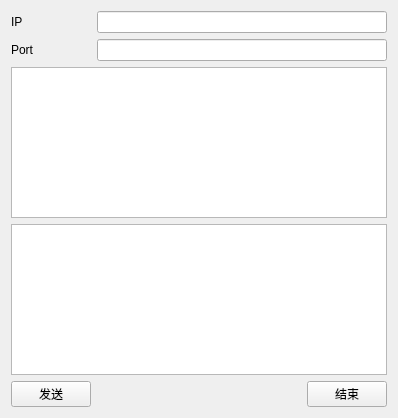
<?xml version="1.0" encoding="UTF-8"?>
<ui version="4.0">
 <class>Widget</class>
 <widget class="QWidget" name="Widget">
  <property name="geometry">
   <rect>
    <x>0</x>
    <y>0</y>
    <width>398</width>
    <height>418</height>
   </rect>
  </property>
  <property name="windowTitle">
   <string>Widget</string>
  </property>
  <layout class="QGridLayout" name="gridLayout">
   <item row="0" column="0">
    <widget class="QLabel" name="label">
     <property name="text">
      <string>IP</string>
     </property>
    </widget>
   </item>
   <item row="0" column="1" colspan="2">
    <widget class="QLineEdit" name="lineEditIp">
     <property name="text">
      <string/>
     </property>
    </widget>
   </item>
   <item row="1" column="0">
    <widget class="QLabel" name="label_2">
     <property name="text">
      <string>Port</string>
     </property>
    </widget>
   </item>
   <item row="2" column="0" colspan="3">
    <widget class="QTextEdit" name="textEditRead">
     <property name="readOnly">
      <bool>true</bool>
     </property>
    </widget>
   </item>
   <item row="3" column="0" colspan="3">
    <widget class="QTextEdit" name="textEditWrite"/>
   </item>
   <item row="4" column="0">
    <widget class="QPushButton" name="sendButton">
     <property name="text">
      <string>发送</string>
     </property>
    </widget>
   </item>
   <item row="4" column="1">
    <spacer name="horizontalSpacer">
     <property name="orientation">
      <enum>Qt::Horizontal</enum>
     </property>
     <property name="sizeHint" stdset="0">
      <size>
       <width>215</width>
       <height>20</height>
      </size>
     </property>
    </spacer>
   </item>
   <item row="4" column="2">
    <widget class="QPushButton" name="closeButton">
     <property name="text">
      <string>结束</string>
     </property>
    </widget>
   </item>
   <item row="1" column="1" colspan="2">
    <widget class="QLineEdit" name="lineEditPort">
     <property name="text">
      <string/>
     </property>
    </widget>
   </item>
  </layout>
 </widget>
 <resources/>
 <connections/>
</ui>
